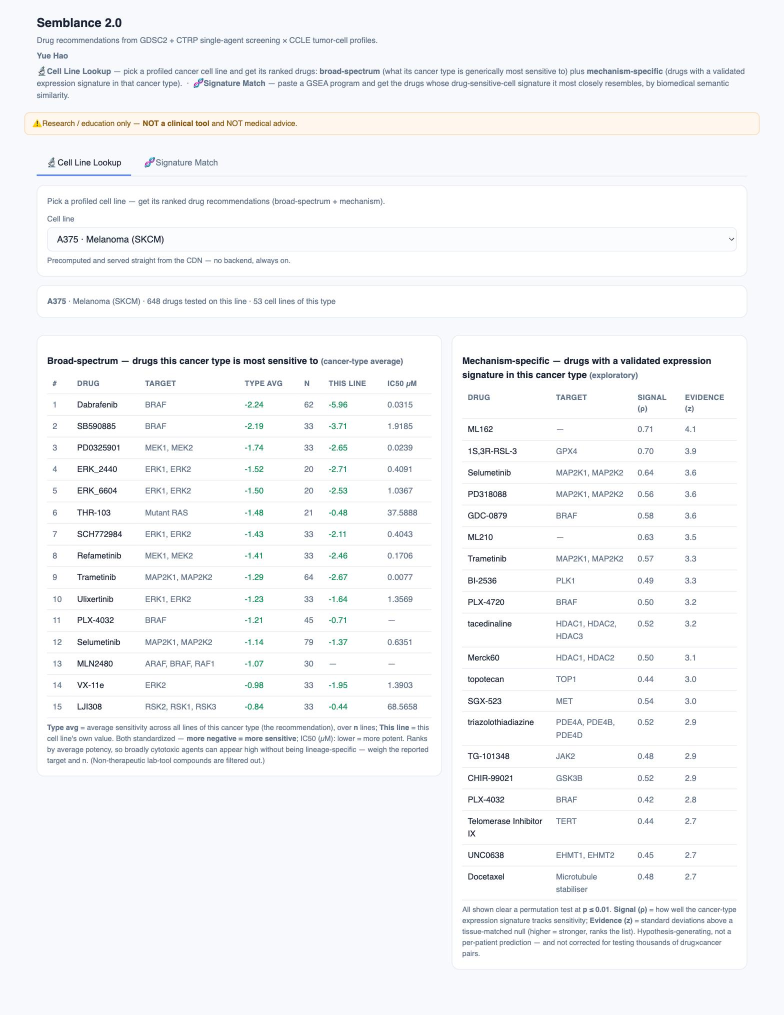
#> input picture Figures_and_Tables/Figure5/tabA.png, 1568 x 2030 px (shown at 1/2 size)
$ python make_figure5.py
#> lines starting #> are read from the running program, lines starting #| are printed output that depends on the picture; after the words box and inside, x2 and y2 are one past the last pixel; in counts of white or black regions, pixels touching at a corner belong together
#!/usr/bin/env python3
"""Figure 5 — the Semblance 2.0 application UI (two-panel screenshot composite).

Unlike Figure1-4 (data plots), Figure 5 is a faithful screenshot of the live app
(`ctrp-gdsc-ccle-ml/7_app`). It is regenerated in three steps; this script documents and
performs steps 2-3 (compose), given the two raw screenshots from step 1.

STEP 1 — capture (run the real app, screenshot both tabs with Playwright/Chromium):
    # backend engine (Signature Match) — CPU only, atlas bundled, BioLORD lazy:
    cd 7_app/backend && PORT=8080 python3 main.py            # GET /healthz -> {"engine":"real"}
    # static frontend (Cell Line Lookup):
    cd 7_app/frontend && python3 -m http.server 8000
    # then, in a headless Chromium (device_scale_factor=2, viewport width 1240):
    #   Tab A: select cell line ACH-000219 (A375, BRAF-mutant melanoma) -> full_page png -> tabA.png
    #   Tab B: click 'Load an example melanoma signature', set Top K = 10, Search -> full_page png -> tabB.png
    # config.js BACKEND_URL must point at http://localhost:8080 for Tab B to render live matches.

STEP 2-3 — compose (this script): trim each panel, drop panel B's duplicated header, place the
two panels SIDE BY SIDE (landscape) with (a)/(b) labels, and emit Figure5.png + Figure5.pdf.
Expects tabA.png / tabB.png beside it.
"""
import pathlib
from PIL import Image, ImageDraw, ImageFont
import numpy as np

D = pathlib.Path(__file__).parent
A = Image.open(D / "tabA.png").convert("RGB")
#> A is the input picture: PIL image 1568x2030 RGB; mean R, G, B 246, 246.8, 248.5
B = Image.open(D / "tabB.png").convert("RGB")
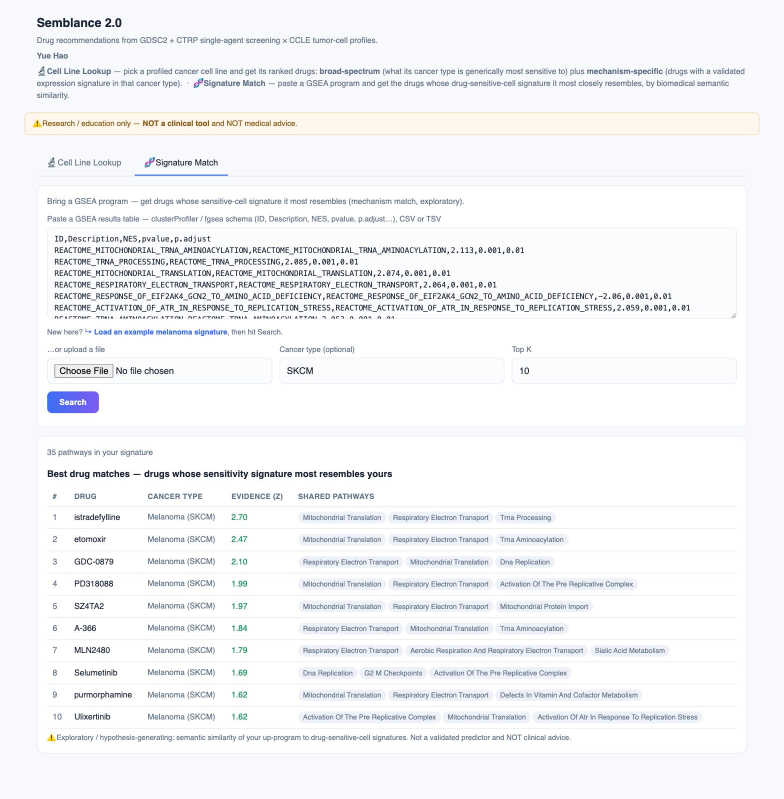
#> input picture Figures_and_Tables/Figure5/tabB.png, 1568 x 1598 px (shown at 1/2 size)
#> B is the input picture: PIL image 1568x1598 RGB; mean R, G, B 243.3, 244.3, 246.6


def trim_bottom(im, pad=28):
#> called with pad = 28
    a = np.asarray(im)
    nonwhite = (a < 245).any(axis=2).any(axis=1)
    last = np.where(nonwhite)[0]
#> last = 1751 values from 32 to 1939
    bot = (last.max() + pad) if len(last) else im.height
#> bot = 1967
    return im.crop((0, 0, im.width, min(bot, im.height)))
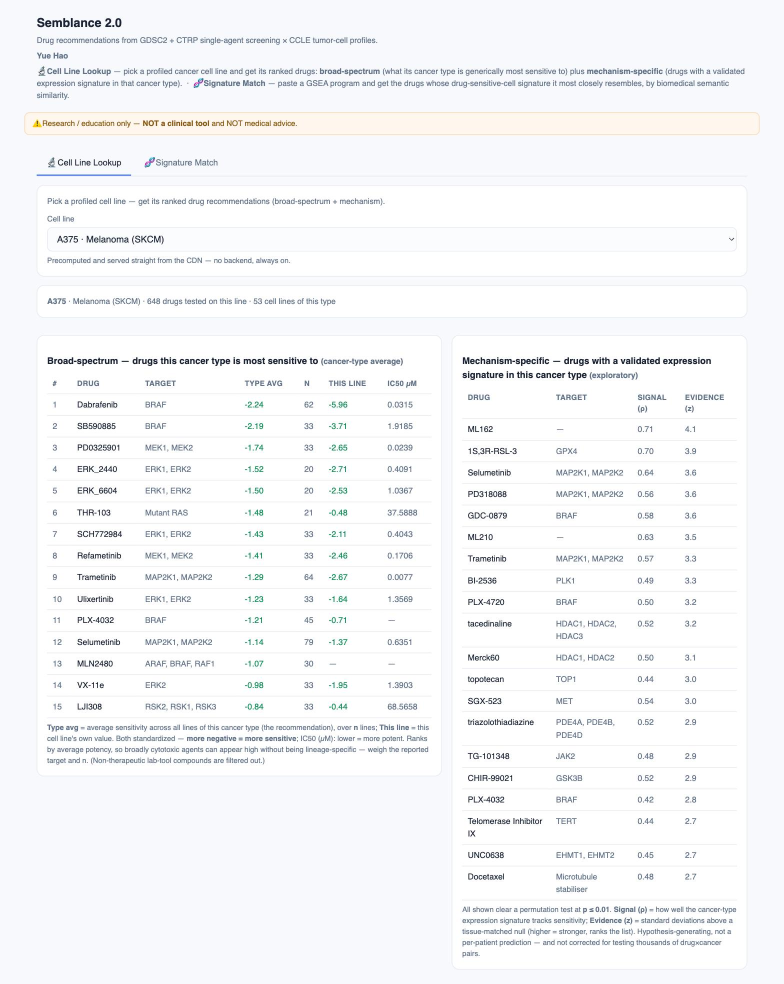
#> returned value: PIL image 1568x1967 RGB (shown at 1/2 size); mean R, G, B 245.9, 246.7, 248.4


def border(im, col=(210, 216, 226), w=2):
#> called with col = (210, 216, 226), w = 2
    ImageDraw.Draw(im).rectangle([0, 0, im.width - 1, im.height - 1], outline=col, width=w)
    return im


def header_cut(im, pad=50):
    """y at which to crop panel B so the tab bar is kept but the title/disclaimer are not.

    Found from the active tab's indigo underline rather than hard-coded, because the offset moves
    with the capture's device scale factor (it was ~455 for the original 2x/1240 shots and ~300
    for the current ones). Falls back to no crop if the underline isn't found.
    """
#> called with pad = 50
    a = np.asarray(im.convert("RGB")).astype(int)
    blue = (a[:, :, 2] > 140) & (a[:, :, 2] - a[:, :, 0] > 50) & (a[:, :, 2] - a[:, :, 1] > 40)
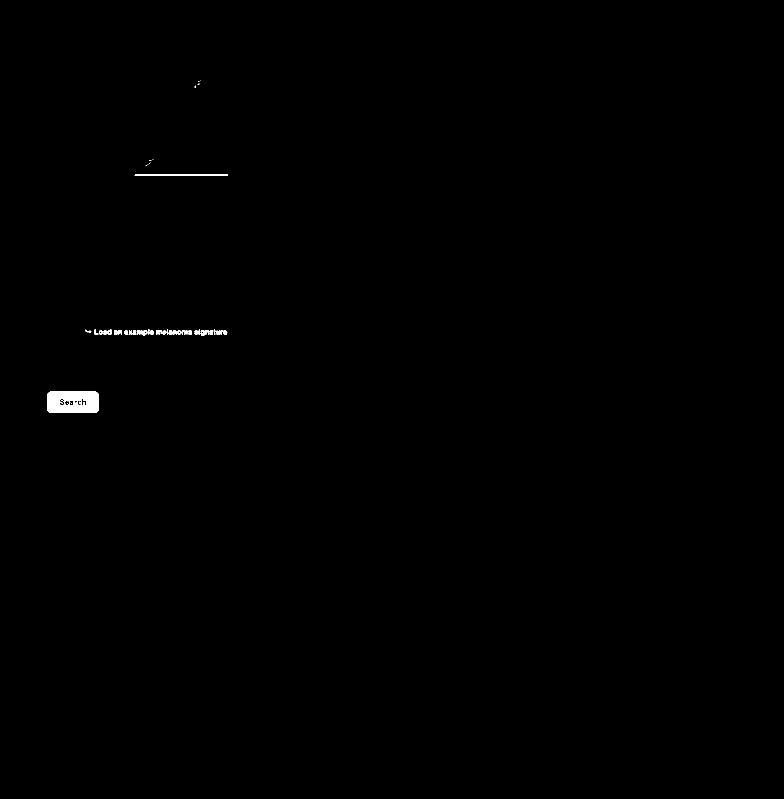
#> blue: shape (1598, 1568) bool (shown at 1/2 size); 0.25% white; 42 white regions (14 under 20 px), largest, box (x1, y1, x2, y2) and area: (94, 783, 198, 826) 4082, (269, 349, 456, 352) 559, (198, 661, 214, 670) 96
    rows = np.where(blue.sum(1) > 60)[0]
#> rows = 54 values from 349 to 825
    rows = rows[rows < im.height // 2]
#> rows = 27 values from 349 to 798
    if not len(rows):
        return 0
    # the tab label sits just above its underline; keep both plus a little breathing room
    return max(0, int(rows[0]) - pad)


# Panel A: full page, trim trailing whitespace. Panel B: drop the duplicated header/disclaimer
# above the tab bar, then trim.
A = border(trim_bottom(A))
B = border(trim_bottom(B.crop((0, header_cut(B), B.width, B.height))))
#> call 2 of trim_bottom, with pad = 28
#> in trim_bottom (call 2), `a = np.asarray(im)`:
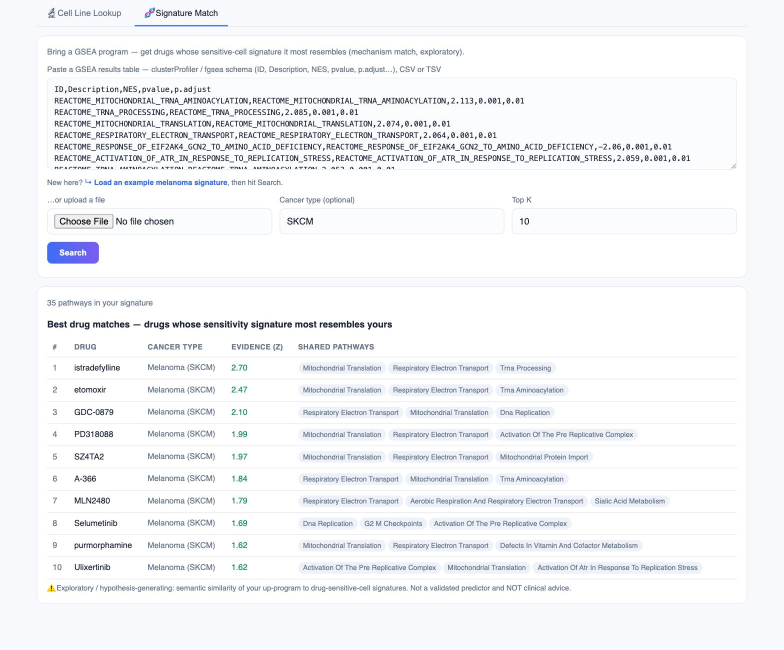
#> a: shape (1299, 1568, 3) (shown at 1/2 size); mean R, G, B 243.5, 244.7, 247.1
#> in trim_bottom (call 2), `last = np.where(nonwhite)[0]`: last = 1171 values from 9 to 1208
#> in trim_bottom (call 2), `bot = (last.max() + pad) if len(last) else im.height`: bot = 1236
#> in trim_bottom (call 2), `return im.crop((0, 0, im.width, min(bot, im.height)))`:
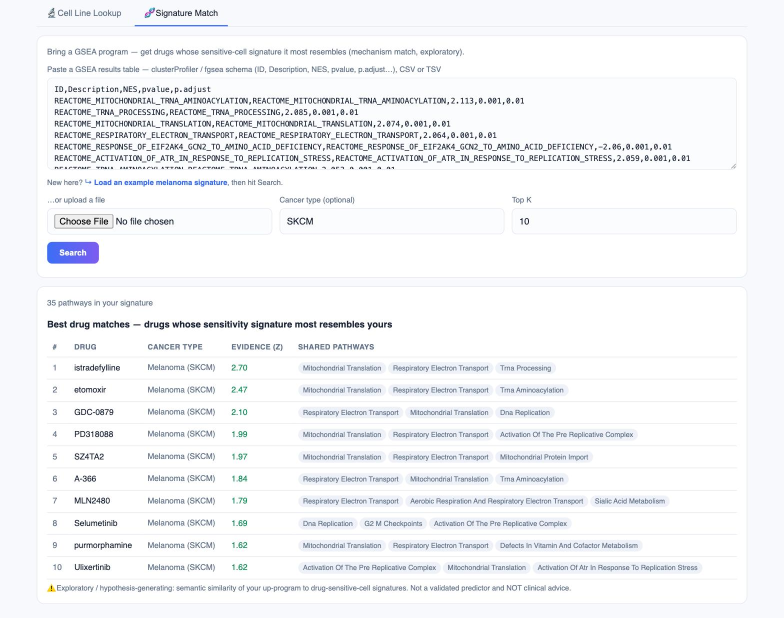
#> returned value: PIL image 1568x1236 RGB (shown at 1/2 size); mean R, G, B 243.3, 244.4, 246.8


def font(sz):
#> called with sz = 64
    for p in ["/usr/share/fonts/truetype/dejavu/DejaVuSans-Bold.ttf"]:
        try:
            return ImageFont.truetype(p, sz)
        except Exception:
            pass
    return ImageFont.load_default()


F = font(64)
PAD, GAP, LBL = 46, 60, 104
colW = max(A.width, B.width)
#> colW = 1568
H = max(A.height, B.height)
#> H = 1967
canvas = Image.new("RGB", (PAD + colW + GAP + colW + PAD, PAD + LBL + H + PAD), "white")
#> canvas: PIL image 3288x2163 RGB; every value is 255
d = ImageDraw.Draw(canvas)
xA, xB, ytop = PAD, PAD + colW + GAP, PAD
#> xA = 46; xB = 1674; ytop = 46
d.text((xA, ytop + 18), "a", fill=(20, 28, 48), font=F)
d.text((xB, ytop + 18), "b", fill=(20, 28, 48), font=F)
canvas.paste(A, (xA, ytop + LBL))
canvas.paste(B, (xB, ytop + LBL))
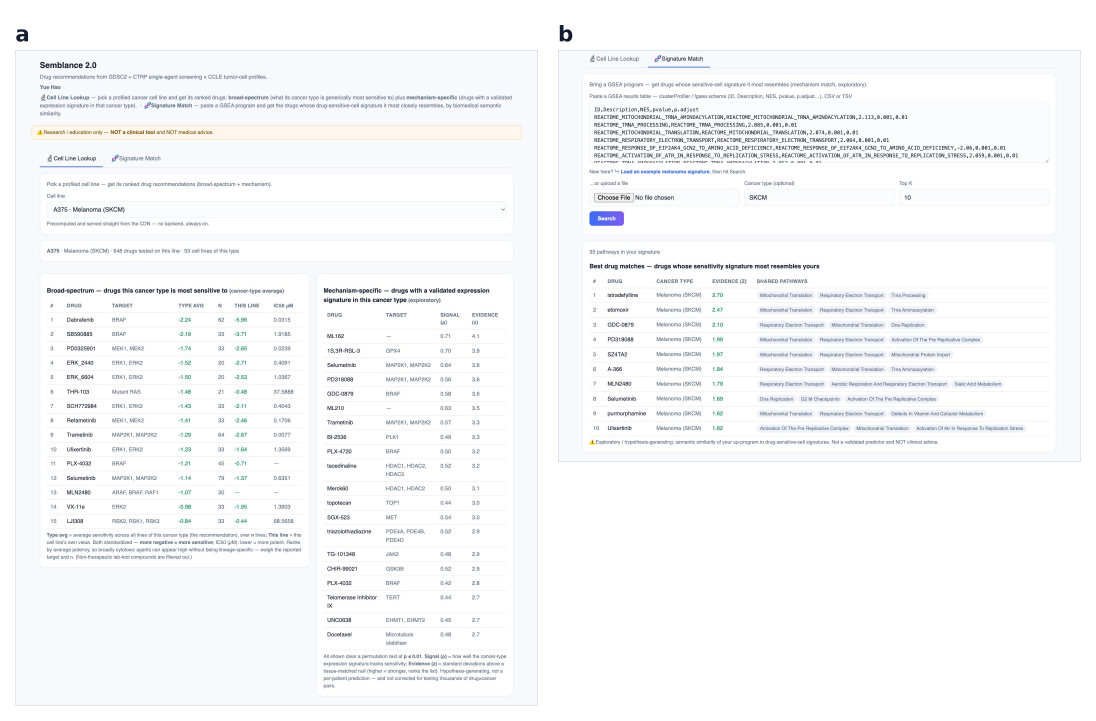
#> canvas: PIL image 3288x2163 RGB (shown at 1/3 size); mean R, G, B 247.7, 248.3, 249.7

canvas.save(D / "Figure5.png")
canvas.save(D / "Figure5.pdf", "PDF", resolution=300.0)
print("Figure5", canvas.size, "aspect", round(canvas.width / canvas.height, 3))
#| Figure5 (3288, 2163) aspect 1.52
